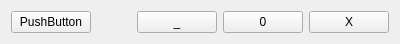
<?xml version="1.0" encoding="UTF-8"?>
<ui version="4.0">
 <class>TitleBar</class>
 <widget class="QWidget" name="TitleBar">
  <property name="geometry">
   <rect>
    <x>0</x>
    <y>0</y>
    <width>400</width>
    <height>41</height>
   </rect>
  </property>
  <property name="mouseTracking">
   <bool>true</bool>
  </property>
  <property name="windowTitle">
   <string>Form</string>
  </property>
  <layout class="QVBoxLayout" name="verticalLayout">
   <item>
    <layout class="QHBoxLayout" name="horizontalLayout">
     <item>
      <widget class="QPushButton" name="pushButton_4">
       <property name="text">
        <string>PushButton</string>
       </property>
      </widget>
     </item>
     <item>
      <spacer name="horizontalSpacer">
       <property name="orientation">
        <enum>Qt::Horizontal</enum>
       </property>
       <property name="sizeHint" stdset="0">
        <size>
         <width>40</width>
         <height>20</height>
        </size>
       </property>
      </spacer>
     </item>
     <item>
      <widget class="QPushButton" name="pushButton_Hide">
       <property name="text">
        <string>_</string>
       </property>
      </widget>
     </item>
     <item>
      <widget class="QPushButton" name="pushButton_FullScreen">
       <property name="text">
        <string>0</string>
       </property>
       <property name="checkable">
        <bool>true</bool>
       </property>
      </widget>
     </item>
     <item>
      <widget class="QPushButton" name="pushButton_Close">
       <property name="text">
        <string>X</string>
       </property>
      </widget>
     </item>
    </layout>
   </item>
  </layout>
 </widget>
 <resources/>
 <connections/>
</ui>
